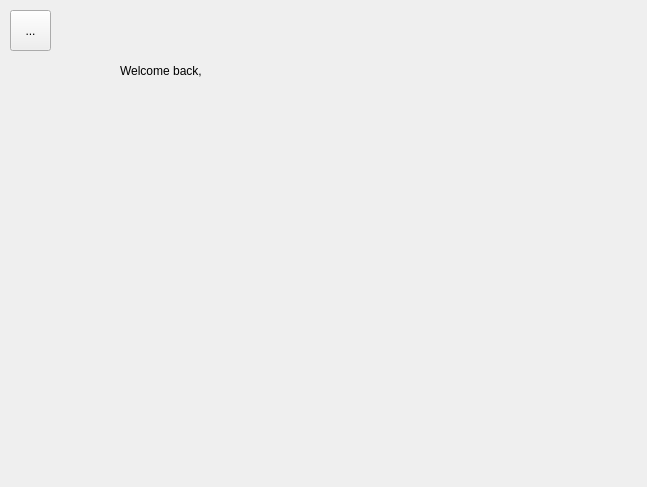
<?xml version="1.0" encoding="UTF-8"?>
<ui version="4.0">
 <class>MainPage</class>
 <widget class="QWidget" name="MainPage">
  <property name="geometry">
   <rect>
    <x>0</x>
    <y>0</y>
    <width>647</width>
    <height>487</height>
   </rect>
  </property>
  <property name="windowTitle">
   <string>HEY</string>
  </property>
  <widget class="QToolButton" name="menuButton">
   <property name="geometry">
    <rect>
     <x>10</x>
     <y>10</y>
     <width>41</width>
     <height>41</height>
    </rect>
   </property>
   <property name="text">
    <string>...</string>
   </property>
  </widget>
  <widget class="QLabel" name="welcomeLabel">
   <property name="geometry">
    <rect>
     <x>120</x>
     <y>40</y>
     <width>411</width>
     <height>61</height>
    </rect>
   </property>
   <property name="text">
    <string>Welcome back, </string>
   </property>
  </widget>
  <widget class="QWidget" name="gridLayoutWidget">
   <property name="geometry">
    <rect>
     <x>79</x>
     <y>89</y>
     <width>491</width>
     <height>331</height>
    </rect>
   </property>
   <layout class="QGridLayout" name="gridLayout"/>
  </widget>
 </widget>
 <resources/>
 <connections/>
</ui>
